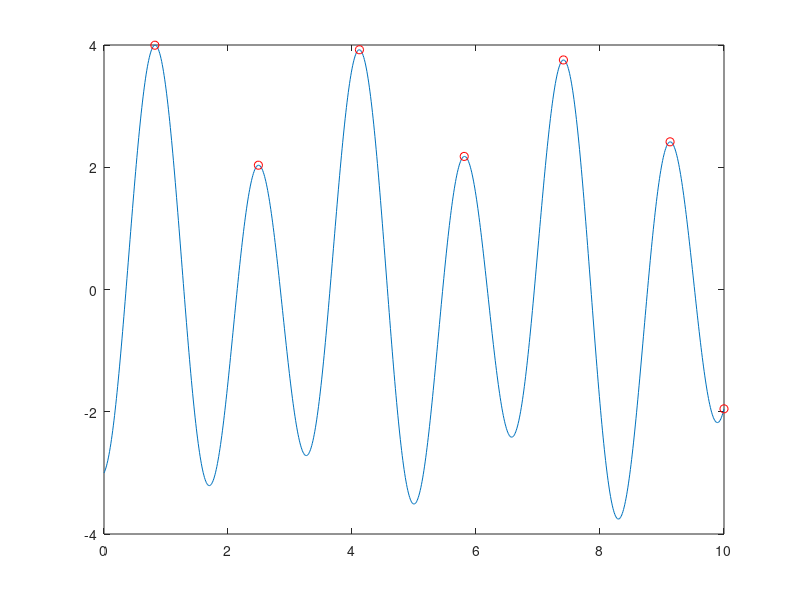

This chart was generated by the following MATLAB code: (Note: this script raises an error after producing the figure.)
%%
% <http://www.mathworks.com/matlabcentral/fileexchange/authors/15007
% Jiro>'s pick this week is
% <http://www.mathworks.com/matlabcentral/fileexchange/25500-peakfinder
% |PeakFinder|> by 
% <http://www.mathworks.com/matlabcentral/fileexchange/authors/39794
% Nate Yoder>.
%
% _"What? Another peak finder?"_ you might say. Some of you may classify
% this as one of those utilities that has been created by many people over
% the years, like
% <http://www.mathworks.com/matlabcentral/fileexchange/?term=tag:"sudoku"
% sudoku> and
% <http://www.mathworks.com/matlabcentral/fileexchange/?term=tag:"waitbar"
% waitbar>. Well, peak finding happens to be something dear to my heart.
% 
% I have been using MATLAB for almost 10 years since my first year of
% graduate school. I initially learned by trying to decipher my advisor's
% code. One day, I was struggling to write some code for finding peaks in
% my data.

% Sample data
t = 0:0.01:10;
x = sin(2*t) - 3*cos(3.8*t);

%%
% That's when my advisor showed me his code:

dx = diff(x);          % get differences between consecutive points
pkIDX = (dx(1:end-1) >= 0) & (dx(2:end) < 0); % look for slope changes
pkIDX = [dx(1)<0, pkIDX, dx(end)>=0];         % deal with edges
plot(t, x, t(pkIDX), x(pkIDX), 'ro');

%%
% This was an eye-opener and was the moment I experienced the power of
% vector operation for the first time. The way I code in MATLAB had changed
% from that point on. ... So when I see "peak finding", it brings back
% memories.
%
% There are quite a few File Exchange entries for finding peaks (and
% valleys), including two previous POTW selections:
% <http://blogs.mathworks.com/pick/2004/03/17/find-spikes-in-data/ |FPEAK|>
% and <http://blogs.mathworks.com/pick/2008/05/09/finding-local-extrema/
% |EXTREMA|>. But I really like |peakfinder| by Nate. Not only does his
% code deal with noisy data (my algorithm above will be useless if the
% signal is noisy), but also his coding practice is quite solid. He has a
% great help section, robust error-checking of input arguments, and
% variable input and output arguments for ease of use.

xNoise = x + 0.3*sin(40*t);   % add a few more bumps
peakfinder(xNoise);

%%
% I looked through a few peak finding entries, but I'm sure I may have
% missed some. Feel free to let me know of others you really like 
% <http://blogs.mathworks.com/pick/?p=2494#respond here>.

%%
% _Jiro Doke_
% _Copyright 2009 The MathWorks, Inc._
